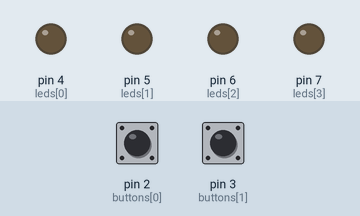
Recording of a sketch running on a simulated Arduino Uno, built with avr-gcc and run on an emulated ATmega328P. Shown: output pins drawn as LEDs (lit = HIGH). Inputs (shaded band) come from the test bench; at power-on: pin 2 (buttons[0]) LOW, pin 3 (buttons[1]) LOW.

Above: at 1.2 s.
1.3 s: pin 2 (buttons[0]) pulled HIGH for 0.15 s
At 1.9 s:
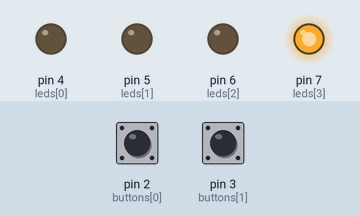
2.9 s: pin 2 (buttons[0]) pulled HIGH for 1 s
At 3.2 s:
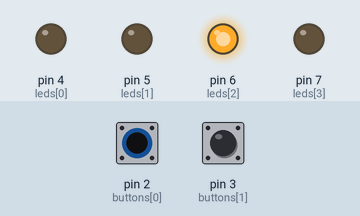
5.4 s: pin 2 (buttons[0]) pulled HIGH for 0.15 s
At 6.3 s:
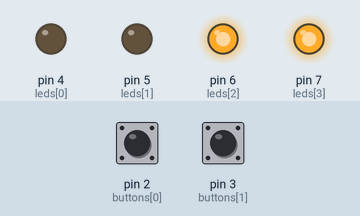
7.0 s: pin 2 (buttons[0]) pulled HIGH for 3.2 s
At 7.5 s:
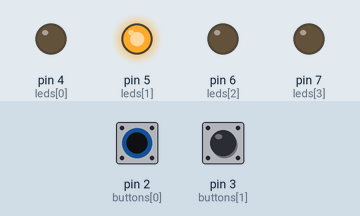
11.7 s: pin 3 (buttons[1]) pulled HIGH for 0.15 s
At 12.3 s:
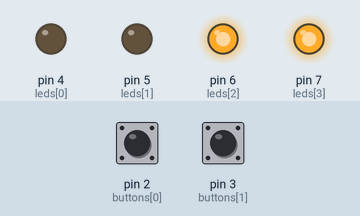
Timing chart, 0 to 14.3 s (numbered marks = the images above; inputs shaded):
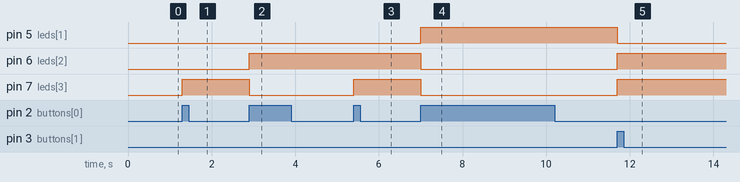

Measured:
- after the input at 1.3 s, pin 7 (leds[3]): LOW → HIGH at once
- after the input at 2.9 s, pin 6 (leds[2]): LOW → HIGH at once; pin 7 (leds[3]): HIGH → LOW at once
- after the input at 5.4 s, pin 7 (leds[3]): LOW → HIGH at once
- after the input at 7.0 s, pin 5 (leds[1]): LOW → HIGH at once; pin 6 (leds[2]), pin 7 (leds[3]): HIGH → LOW at once
- after the input at 11.7 s, pin 5 (leds[1]): HIGH → LOW at once; pin 6 (leds[2]), pin 7 (leds[3]): LOW → HIGH at once

The sketch:

Switcher.ino
```cpp
/* CONFIG */
int leds[] = {4,5,6,7};
int buttons[] = {2,3};

/* GLOBAL VAR */
byte numOfLeds = sizeof(leds)/sizeof(int);
byte numOfButtons = sizeof(buttons)/sizeof(int);
unsigned long preTime = 0;
unsigned long curTime = 0;
byte counter = 0;
boolean state = 0;

void setup() {

 for(int i = 0; i < numOfLeds; i++) {
    pinMode(leds[i], OUTPUT);
 }

 for(int i = 0; i < numOfButtons; i++) {
    pinMode(buttons[i], INPUT);
 }

 //Serial.begin(9600);

}

void displayNum(byte num) {

  for(int i = 0; i < numOfLeds; i++) {
     digitalWrite(leds[numOfLeds-i-1], num >> i & 1);
     //Serial.print(num >> i & 1);
  }
  //Serial.println();
  //Serial.println(num);

}

void loop() {

  if(state == 0) {

    state = 1;

   if(digitalRead(buttons[0]) == 1) {

      counter++;
      if(counter >= pow(2,numOfLeds)) counter = 0;
      displayNum(counter);

    } else if(digitalRead(buttons[1]) == 1) {

      counter--;
      if(counter < 0) counter = pow(2,numOfLeds)-1;
      displayNum(counter);

    }

  } else if(digitalRead(buttons[0]) == 1 && digitalRead(buttons[1]) == 1) {

    counter = 0;
    displayNum(counter);

  } else {

    if(digitalRead(buttons[0]) == 0 && digitalRead(buttons[1]) == 0) state = 0;

  }


}
```
